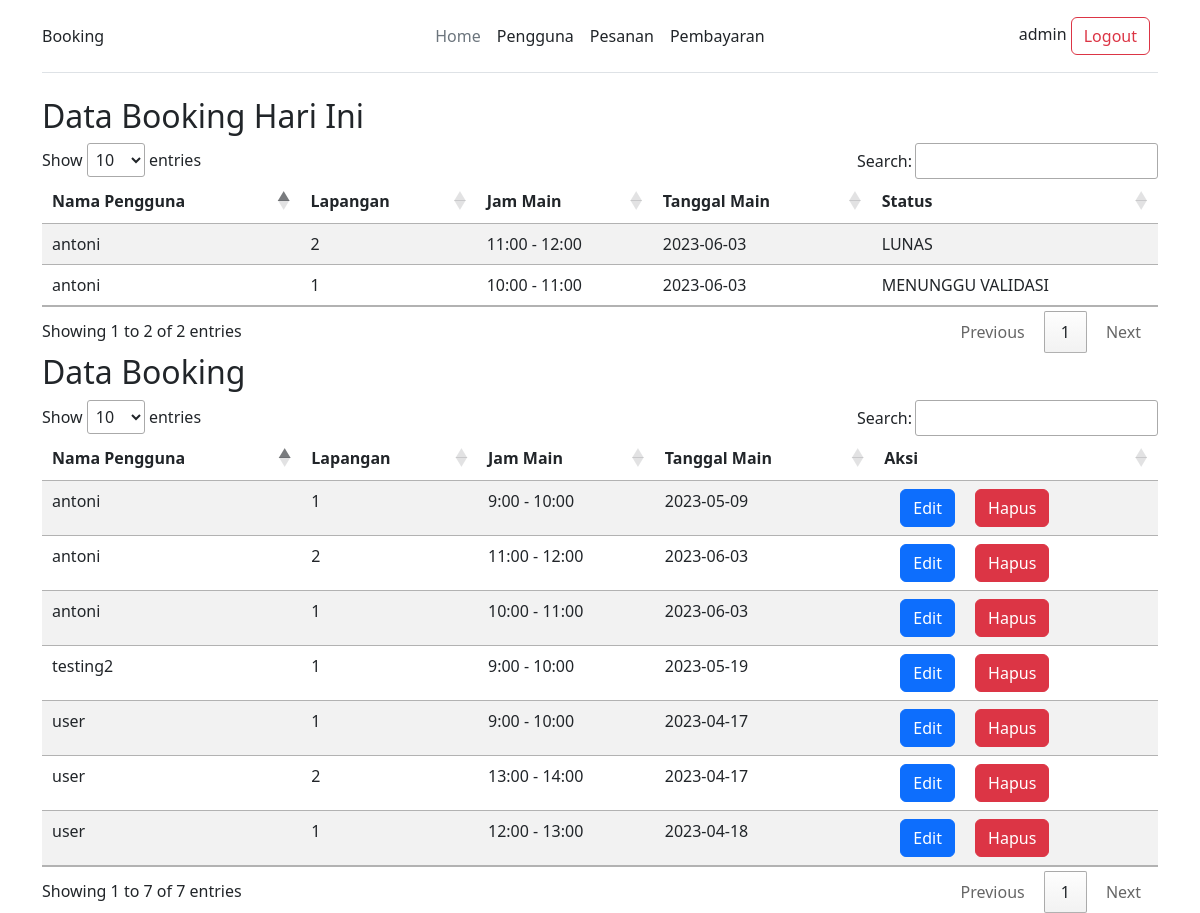
The page /admin/pesanan/view.php (signed in) on the database its author committed.
### tables this page shows
CREATE TABLE `pemesanan` (
  `id` int(11) NOT NULL,
  `id_lapangan` int(11) NOT NULL,
  `id_user` int(11) NOT NULL,
  `tanggal` date NOT NULL,
  `waktu` int(11) NOT NULL,
  `status` varchar(50) NOT NULL,
  `expired` timestamp NOT NULL DEFAULT current_timestamp() ON UPDATE current_timestamp()
);

CREATE TABLE `users` (
  `id` int(11) NOT NULL,
  `username` varchar(255) NOT NULL,
  `email` varchar(255) NOT NULL,
  `password` varchar(255) NOT NULL,
  `role` varchar(50) NOT NULL,
  `name` varchar(255) NOT NULL,
  `photo` varchar(255) NOT NULL DEFAULT 'default.svg'
);

### admin/pesanan/view.php (the view, shortened to what this page needs)
<?php
require('../../config.php');
$sql = "SELECT * FROM pemesanan JOIN users ON pemesanan.id_user = users.id where tanggal = current_date()";
$result = $conn->query($sql);
$sql_semua = "SELECT * FROM pemesanan JOIN users ON pemesanan.id_user = users.id";
$result_semua = $conn->query($sql_semua);
?>
<!DOCTYPE html>
<html>
<head>
    <?php require('../../components/head.php') ?>
    <?php require('../../components/nav-admin.php') ?>
    <link rel="stylesheet" type="text/css" href="https://cdn.datatables.net/1.10.25/css/jquery.dataTables.min.css">
</head>
<body>
    <div class="container">
        <h2>Data Booking Hari Ini</h2>
        <table id="todayTabel" class="table table-resposive table-striped">
            <thead>
                <tr>
                    <th>Nama Pengguna</th>
                    <th>Lapangan</th>
                    <th>Jam Main</th>
                    <th>Tanggal Main</th>
                    <th>Status</th>
                </tr>
            </thead>
            <tbody>
                <?php foreach($result as $row) :?>
                    <tr>
                        <td><?= $row['username'] ?></td>
                        <td><?= $row['id_lapangan'] ?></td>
                        <td><?= $row['waktu']+8 ?>:00 - <?= $row['waktu']+9?>:00</td>
                        <td><?= $row['tanggal'] ?></td>
                        <td><?= $row['status'] ?></td>
                    </tr>
                <?php endforeach ?>
            </tbody>
        </table>
        <h2>Data Booking</h2>
        <table id="semuaTabel" class="table table-resposive table-striped">
            <thead>
                <tr>
                    <th>Nama Pengguna</th>
                    <th>Lapangan</th>
                    <th>Jam Main</th>
                    <th>Tanggal Main</th>
                    <th>Aksi</th>
                </tr>
            </thead>
            <tbody>
                <?php foreach($result_semua as $row) :?>
                    <tr>
                        <td><?= $row['username'] ?></td>
                        <td><?= $row['id_lapangan'] ?></td>
                        <td><?= $row['waktu']+8 ?>:00 - <?= $row['waktu']+9?>:00</td>
                        <td><?= $row['tanggal'] ?></td>
                        <td>
                            <div class="">
                                <a href="./edit.php?id=<?=$row['id']?>" class="btn btn-primary ms-3">Edit</a>
                                <a href="./hapus.php?id=<?=$row['id']?>" class="btn btn-danger ms-3">Hapus</a>
                            </div>
                        </td>
                    </tr>
                <?php endforeach ?>
            </tbody>
        </table>
    </div>
</body>
</html>

### rows shown on the page
pemesanan: id_user.username "antoni", id_lapangan "2", $row['waktu']+8 "11", $row['waktu']+9 "12", tanggal "2023-06-03", status "LUNAS"
pemesanan: id_user.username "antoni", id_lapangan "1", $row['waktu']+8 "10", $row['waktu']+9 "11", tanggal "2023-06-03", status "MENUNGGU VALIDASI"
pemesanan: id_user.username "user", id_lapangan "1", $row['waktu']+8 "9", $row['waktu']+9 "10", tanggal "2023-04-17"
pemesanan: id_user.username "user", id_lapangan "2", $row['waktu']+8 "13", $row['waktu']+9 "14", tanggal "2023-04-17"
pemesanan: id_user.username "user", id_lapangan "1", $row['waktu']+8 "12", $row['waktu']+9 "13", tanggal "2023-04-18"
pemesanan: id_user.username "antoni", id_lapangan "1", $row['waktu']+8 "9", $row['waktu']+9 "10", tanggal "2023-05-09"
pemesanan: id_user.username "testing2", id_lapangan "1", $row['waktu']+8 "9", $row['waktu']+9 "10", tanggal "2023-05-19"

### other values the page prints
$_SESSION['username'] "admin"
